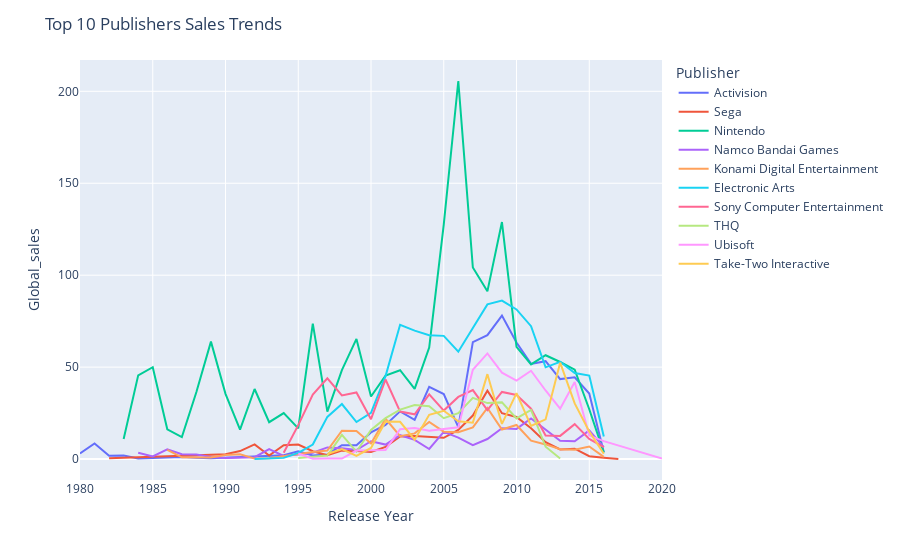

Notebook code for this chart:
### Markdown cell above
Let us now plot Sales trends of the Top 10 publishing companies

### Code cell
fig=px.line(vg, x='Year', y='Global_Sales', color='Publisher')
fig.update_layout(title_text='Top 10 Publishers Sales Trends')
fig.update_xaxes(title_text="Release Year")
fig.update_yaxes(title_text="Global_sales")

fig.show()

### Figure 1 — Plotly figure (JSON) as saved in the notebook; plotly's stock layout.template omitted (floating-point values rounded to 4 significant figures)
{"data": [{"hovertemplate": "Publisher=Activision<br>Year=%{x}<br>Global_Sales=%{y}<extra></extra>", "legendgroup": "Activision", "line": {"color": "#636efa", "dash": "solid"}, "marker": {"symbol": "circle"}, "mode": "lines", "name": "Activision", "orientation": "v", "showlegend": true, "type": "scatter", "x": [1980, 1981, 1982, 1983, 1984, 1985, 1987, 1988, 1989, 1994, 1995, 1996, 1997, 1998, 1999, 2000, 2001, 2002, 2003, 2004, 2005, 2006, 2007, 2008, 2009, 2010, 2011, 2012, 2013, 2014, 2015, 2016], "xaxis": "x", "y": [3.02, 8.5, 1.86, 1.94, 0.27, 0.48, 1.12, 0.75, 0.47, 2.08, 4.21, 1.95, 2.55, 7.54, 7.57, 14.48, 18.59, 25.94, 21.38, 39.23, 35.39, 17.4, 63.57, 67.41, 78.06, 63.39, 51.74, 53.25, 43.49, 44.48, 35.63, 3.67], "yaxis": "y"}, {"hovertemplate": "Publisher=Sega<br>Year=%{x}<br>Global_Sales=%{y}<extra></extra>", "legendgroup": "Sega", "line": {"color": "#EF553B", "dash": "solid"}, "marker": {"symbol": "circle"}, "mode": "lines", "name": "Sega", "orientation": "v", "showlegend": true, "type": "scatter", "x": [1982, 1990, 1991, 1992, 1993, 1994, 1995, 1996, 1997, 1998, 1999, 2000, 2001, 2002, 2003, 2004, 2005, 2006, 2007, 2008, 2009, 2010, 2011, 2012, 2013, 2014, 2015, 2016, 2017], "xaxis": "x", "y": [0.4, 2.6, 4.34, 7.98, 1.93, 7.53, 7.93, 4.29, 2.14, 4.59, 4.36, 3.88, 6.6, 12.3, 12.53, 11.93, 11.59, 15.81, 23.69, 37.19, 24.92, 22.89, 16.79, 9.23, 5.26, 5.64, 1.55, 0.77, 0.04], "yaxis": "y"}, {"hovertemplate": "Publisher=Nintendo<br>Year=%{x}<br>Global_Sales=%{y}<extra></extra>", "legendgroup": "Nintendo", "line": {"color": "#00cc96", "dash": "solid"}, "marker": {"symbol": "circle"}, "mode": "lines", "name": "Nintendo", "orientation": "v", "showlegend": true, "type": "scatter", "x": [1983, 1984, 1985, 1986, 1987, 1988, 1989, 1990, 1991, 1992, 1993, 1994, 1995, 1996, 1997, 1998, 1999, 2000, 2001, 2002, 2003, 2004, 2005, 2006, 2007, 2008, 2009, 2010, 2011, 2012, 2013, 2014, 2015, 2016], "xaxis": "x", "y": [10.96, 45.56, 49.95, 16.18, 11.95, 36.44, 63.88, 35.49, 15.97, 38.11, 20.04, 24.99, 16.72, 73.7, 25.8, 48.41, 65.33, 34.05, 45.37, 48.31, 38.14, 60.65, 127.5, 205.6, 104.2, 91.22, 128.9, 61.07, 51.53, 56.47, 52.79, 48.65, 27.08, 3.47], "yaxis": "y"}, {"hovertemplate": "Publisher=Namco Bandai Games<br>Year=%{x}<br>Global_Sales=%{y}<extra></extra>", "legendgroup": "Namco Bandai Games", "line": {"color": "#ab63fa", "dash": "solid"}, "marker": {"symbol": "circle"}, "mode": "lines", "name": "Namco Bandai Games", "orientation": "v", "showlegend": true, "type": "scatter", "x": [1984, 1985, 1986, 1987, 1988, 1989, 1990, 1991, 1992, 1993, 1994, 1995, 1996, 1997, 1998, 1999, 2000, 2001, 2002, 2003, 2004, 2005, 2006, 2007, 2008, 2009, 2010, 2011, 2012, 2013, 2014, 2015, 2016], "xaxis": "x", "y": [3.43, 1.46, 5.28, 2.67, 2.43, 1.1, 0.63, 1.03, 1.04, 5.38, 1.72, 2.52, 3.49, 6.34, 5.86, 4.94, 9.7, 7.88, 12.98, 10.46, 5.49, 14.79, 11.7, 7.59, 10.9, 16.77, 16.41, 22.08, 15.93, 9.96, 9.64, 15.56, 6.49], "yaxis": "y"}, {"hovertemplate": "Publisher=Konami Digital Entertainment<br>Year=%{x}<br>Global_Sales=%{y}<extra></extra>", "legendgroup": "Konami Digital Entertainment", "line": {"color": "#FFA15A", "dash": "solid"}, "marker": {"symbol": "circle"}, "mode": "lines", "name": "Konami Digital Entertainment", "orientation": "v", "showlegend": true, "type": "scatter", "x": [1986, 1987, 1989, 1990, 1991, 1992, 1993, 1994, 1995, 1996, 1997, 1998, 1999, 2000, 2001, 2002, 2003, 2004, 2005, 2006, 2007, 2008, 2009, 2010, 2011, 2012, 2013, 2014, 2015, 2016], "xaxis": "x", "y": [4.99, 0.93, 0.85, 2.23, 2.56, 0.26, 0.46, 1.71, 2.79, 3.88, 4.6, 15.39, 15.26, 8.47, 21.89, 12.42, 13.97, 20.2, 14.92, 14.6, 17.21, 27.82, 16.09, 18.55, 10.04, 7.97, 5.37, 5.06, 6.86, 1.21], "yaxis": "y"}, {"hovertemplate": "Publisher=Electronic Arts<br>Year=%{x}<br>Global_Sales=%{y}<extra></extra>", "legendgroup": "Electronic Arts", "line": {"color": "#19d3f3", "dash": "solid"}, "marker": {"symbol": "circle"}, "mode": "lines", "name": "Electronic Arts", "orientation": "v", "showlegend": true, "type": "scatter", "x": [1992, 1994, 1995, 1996, 1997, 1998, 1999, 2000, 2001, 2002, 2003, 2004, 2005, 2006, 2007, 2008, 2009, 2010, 2011, 2012, 2013, 2014, 2015, 2016], "xaxis": "x", "y": [0.06, 0.65, 3.33, 7.9, 22.94, 29.95, 20.15, 25.13, 45.12, 73.01, 69.83, 67.33, 67.01, 58.41, 71.33, 84.12, 86.2, 81.38, 72.25, 49.9, 52.92, 46.8, 45.42, 12.25], "yaxis": "y"}, {"hovertemplate": "Publisher=Sony Computer Entertainment<br>Year=%{x}<br>Global_Sales=%{y}<extra></extra>", "legendgroup": "Sony Computer Entertainment", "line": {"color": "#FF6692", "dash": "solid"}, "marker": {"symbol": "circle"}, "mode": "lines", "name": "Sony Computer Entertainment", "orientation": "v", "showlegend": true, "type": "scatter", "x": [1994, 1995, 1996, 1997, 1998, 1999, 2000, 2001, 2002, 2003, 2004, 2005, 2006, 2007, 2008, 2009, 2010, 2011, 2012, 2013, 2014, 2015, 2016], "xaxis": "x", "y": [3.43, 18.45, 35.07, 43.9, 34.64, 36.24, 21.69, 43.29, 25.85, 24.32, 35.16, 26.38, 33.81, 37.54, 26.64, 36.53, 34.89, 27.4, 12.85, 12.61, 19.02, 11.01, 6.56], "yaxis": "y"}, {"hovertemplate": "Publisher=THQ<br>Year=%{x}<br>Global_Sales=%{y}<extra></extra>", "legendgroup": "THQ", "line": {"color": "#B6E880", "dash": "solid"}, "marker": {"symbol": "circle"}, "mode": "lines", "name": "THQ", "orientation": "v", "showlegend": true, "type": "scatter", "x": [1995, 1997, 1998, 1999, 2000, 2001, 2002, 2003, 2004, 2005, 2006, 2007, 2008, 2009, 2010, 2011, 2012, 2013], "xaxis": "x", "y": [0.63, 1.9, 13.17, 4.01, 15.86, 22.25, 26.88, 29.38, 28.69, 22.23, 24.94, 33.29, 30.45, 30.83, 22.11, 26.76, 6.7, 0.36], "yaxis": "y"}, {"hovertemplate": "Publisher=Ubisoft<br>Year=%{x}<br>Global_Sales=%{y}<extra></extra>", "legendgroup": "Ubisoft", "line": {"color": "#FF97FF", "dash": "solid"}, "marker": {"symbol": "circle"}, "mode": "lines", "name": "Ubisoft", "orientation": "v", "showlegend": true, "type": "scatter", "x": [1995, 1996, 1997, 1998, 1999, 2000, 2001, 2002, 2003, 2004, 2005, 2006, 2007, 2008, 2009, 2010, 2011, 2012, 2013, 2014, 2015, 2016, 2020], "xaxis": "x", "y": [3.03, 0.16, 0.25, 0.3, 4.61, 4.75, 4.99, 16.21, 16.89, 15.4, 16.49, 17.27, 48.6, 57.44, 47.01, 42.62, 48.03, 37.31, 27.39, 41.95, 12.79, 9.76, 0.29], "yaxis": "y"}, {"hovertemplate": "Publisher=Take-Two Interactive<br>Year=%{x}<br>Global_Sales=%{y}<extra></extra>", "legendgroup": "Take-Two Interactive", "line": {"color": "#FECB52", "dash": "solid"}, "marker": {"symbol": "circle"}, "mode": "lines", "name": "Take-Two Interactive", "orientation": "v", "showlegend": true, "type": "scatter", "x": [1997, 1998, 1999, 2000, 2001, 2002, 2003, 2004, 2005, 2006, 2007, 2008, 2009, 2010, 2011, 2012, 2013, 2014, 2015, 2016], "xaxis": "x", "y": [2.72, 5.45, 1.68, 6.03, 20.43, 20.29, 10.57, 24.11, 26.29, 20.59, 19.81, 46.18, 19.11, 35.84, 18.03, 21.58, 52.41, 30.26, 15.03, 2.89], "yaxis": "y"}], "layout": {"legend": {"title": {"text": "Publisher"}, "tracegroupgap": 0}, "margin": {"t": 60}, "title": {"text": "Top 10 Publishers Sales Trends"}, "xaxis": {"anchor": "y", "domain": [0, 1], "title": {"text": "Release Year"}}, "yaxis": {"anchor": "x", "domain": [0, 1], "title": {"text": "Global_sales"}}}}
